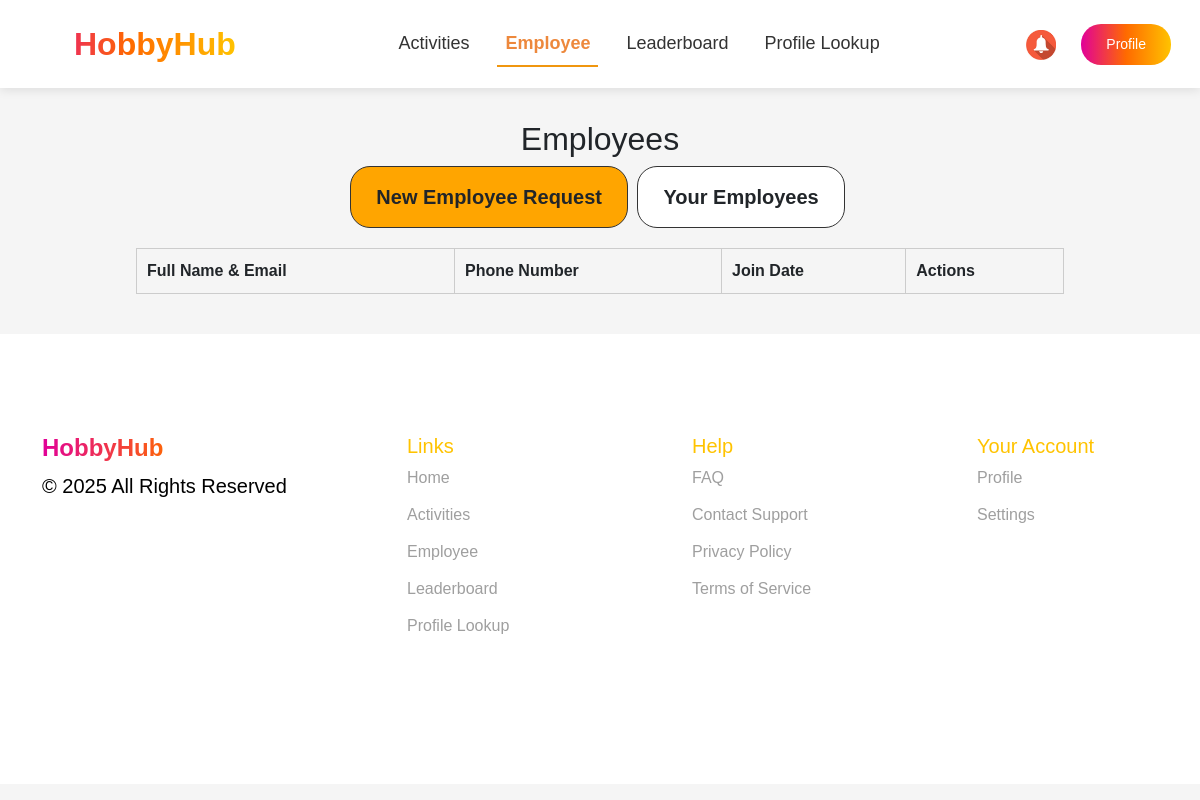
The page /employees/ (signed in) on the database as committed earlier.
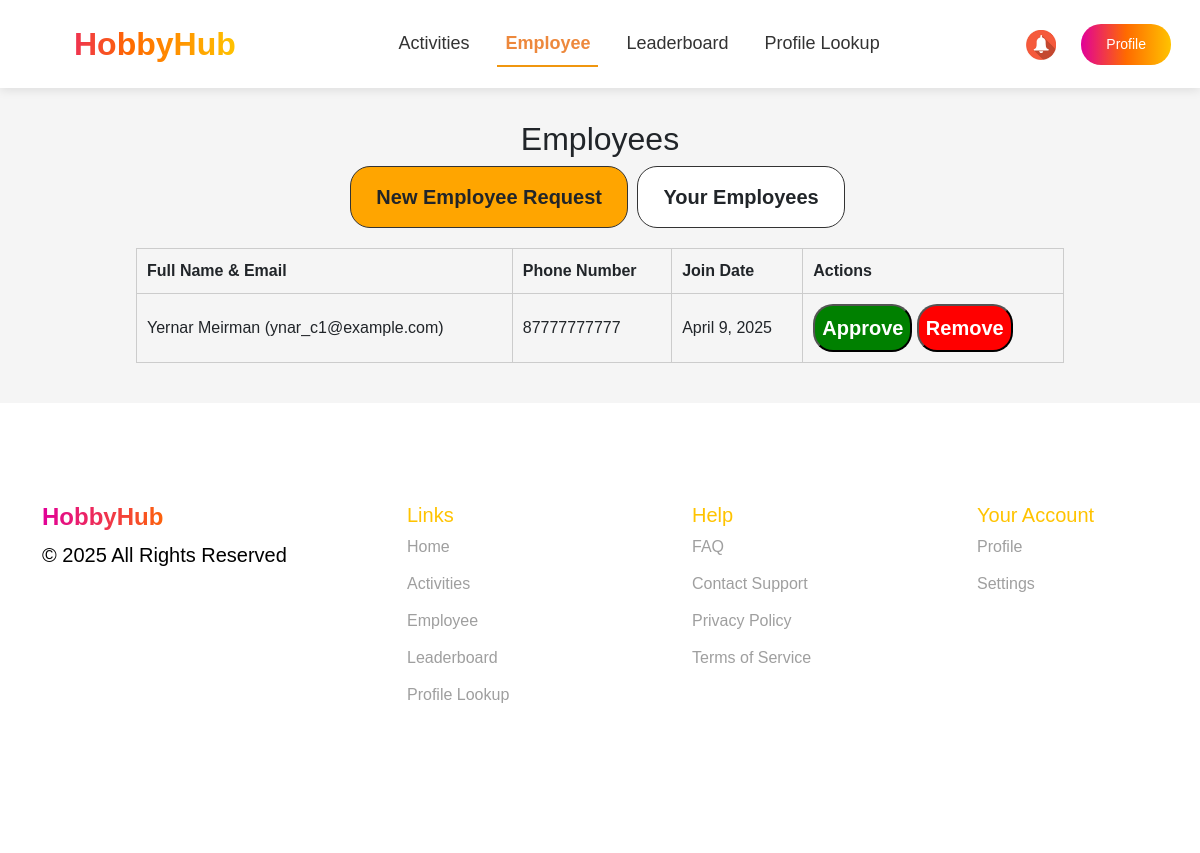
The same page on the database as committed later.
### events/models.py (models this page shows, shortened)
class Employee(models.Model):
    nickname = models.CharField(max_length=100, primary_key=True, verbose_name="Nickname")
    name = models.CharField(max_length=255, verbose_name="Name")
    last_name = models.CharField(max_length=255, verbose_name="Last Name")
    number = models.CharField(max_length=20, verbose_name="Number")
    join_date = models.DateField(verbose_name="Join Date")
    date_of_birth = models.DateField(null=True, blank=True, verbose_name="Date of Birth")
    receive_sms_notifications = models.BooleanField(default=True, verbose_name="Receive SMS Notifications")
    receive_email_notifications = models.BooleanField(default=True, verbose_name="Receive Email Notifications")
    receive_reminders = models.BooleanField(default=True, verbose_name="Receive Reminders")
    social_id = models.CharField(max_length=255, blank=True, null=True)  # ID из социальной сети
    social_provider = models.CharField(max_length=50, blank=True, null=True)  # Провайдер (Google, Facebook и т.д.)
    company = models.ForeignKey(
        Company,
        to_field='company_id',
        on_delete=models.CASCADE,
        verbose_name="Company"
    )
    gender = models.CharField(max_length=10, choices=[('Male', 'Male'), ('Female', 'Female')], verbose_name="Gender")
    mail = models.EmailField(unique=True, verbose_name="Email")
    password = models.CharField(max_length=255, verbose_name="Password")
    is_approved = models.BooleanField(default=False, verbose_name="Approved")
    profile_photo = models.ImageField(upload_to='profile_photos/', null=True, blank=True, verbose_name="Profile Photo")
    hobbies = models.ManyToManyField(Hobby, blank=True, related_name='employees')
    diamonds = models.IntegerField(default=0, verbose_name="Diamonds")

### events/views.py (the view)
# urls.py: path('employees/', employees, name='employees'),
@role_required("organizer")
def employees(request):
    company_id = request.session.get("company_id")
    if not company_id:
        return redirect("sign_in")
    company = Company.objects.get(id=company_id)
    new_requests = Employee.objects.filter(company=company, is_approved=False)
    approved_employees = Employee.objects.filter(company=company, is_approved=True)
    return render(request, "employees.html", {"new_requests": new_requests, "approved_employees": approved_employees})

### events/views.py (called while the page is built)
def role_required(role):
    def decorator(view_func):
        @wraps(view_func)
        def wrapper(request, *args, **kwargs):
            if role == "employee" and not request.session.get("nickname"):
                return redirect(f"/sign_in/?next={request.get_full_path()}")
            if role == "organizer" and not request.session.get("company_id"):
                return redirect(f"/sign_in/?next={request.get_full_path()}")
            return view_func(request, *args, **kwargs)
        return wrapper
    return decorator

### events/templates/employees.html (shortened to what this page needs)
{% extends "organizer_base.html" %}
    {% load static %}
    {% block extra_css %}
    <link rel="stylesheet" href="{% static 'css/organizer-styles.css' %}">
    <link rel="stylesheet" href="{% static 'css/employees.css' %}">
    <link href="https://fonts.cdnfonts.com/css/gilroy-bold" rel="stylesheet">
    <link rel="stylesheet" href="https://cdn.jsdelivr.net/npm/swiper/swiper-bundle.min.css">
{% endblock %}
{% block content %}
    <section>
        <main style="margin-top:50px; padding-top: 70px;" >
            <h2>Employees</h2>
            <div class="buttons">
                <button id="new-requests-btn" class="btn activeh">New Employee Request</button>
                <button id="your-employees-btn" class="btn">Your Employees</button>
            </div>
            <table id="new-requests-table" class="employees-table ">
                <thead>
                    <tr>
                        <th>Full Name & Email</th>
                        <th>Phone Number</th>
                        <th>Join Date</th>
                        <th>Actions</th>
                    </tr>
                </thead>
                <tbody id="new-requests-body">
                    {% for employee in new_requests %}
                    <tr>
                        <td>{{ employee.name }} {{ employee.last_name }} ({{ employee.mail }})</td>
                        <td>{{ employee.number }}</td>
                        <td>{{ employee.join_date }}</td>
                        <td>
                            <button class="approve-btn" data-nickname="{{ employee.nickname }}">Approve</button>
                            <button class="remove-btn" data-nickname="{{ employee.nickname }}">Remove</button>
                        </td>
                    </tr>
                    {% endfor %}
                </tbody>
            </table>
        </main>
    </section>
{% endblock %}

### events/templates/organizer_base.html (shortened to what this page needs)
<!DOCTYPE html>
<html lang="en">
<head>
    {% load static %}
    <link rel="stylesheet" href="https://cdn.jsdelivr.net/npm/bootstrap@5.3.0/dist/css/bootstrap.min.css">
    <link rel="stylesheet" href="https://unpkg.com/leaflet/dist/leaflet.css" />
    <link href="https://fonts.cdnfonts.com/css/gilroy-bold" rel="stylesheet">
    {% block extra_css %}{% endblock %}
</head>
<body>
     <section class="header">
        <nav class="navbar navbar-expand-lg navbar-bold bg-white  px-4 fixed-top">
            <a class="navbar-brand fw-bold gradient-text logo" href="{% url 'organizer_view' %}">HobbyHub</span></a>
            <div class="collapse navbar-collapse justify-content-center" id="navbarNav">
                <ul class="navbar-nav">
                    <li class="nav-item header-text">
                        <a class="nav-link {% if request.path == '/' or request.path == '/activities/' %}active{% endif %}" href="{% url 'activities' %}">Activities</a>
                    </li>
                    <li class="nav-item header-text">
                        <a class="nav-link {% if request.path == '/employees/' %}active{% endif %}" href="{% url 'employees' %}">Employee</a>
                    </li>
                    <li class="nav-item header-text">
                        <a class="nav-link {% if request.path == '/leaderboard_show/' %}active{% endif %}" href="{% url 'leaderboard_show' %}">Leaderboard</a>
                    </li>
                    <li class="nav-item header-text">
                        <a class="nav-link {% if request.path == '/organizer_profile_lookup/' %}active{% endif %}" href="{% url 'organizer_profile_lookup' %}">Profile Lookup</a>
                    </li>
                </ul>
            </div>
            <div class="d-flex">
                <a class="notifications"><img src="{% static 'images/bell.jpg' %}" alt="Notification"></a>
                <button class="btn btn-gradient" ><a href="{% url 'organizer_profile'%}" style="text-decoration: none; color: #fff;">Profile</a></button>
            </div>
        </nav>
    </section>
    {% block content %}{% endblock %}
    <footer class="footer">
        <div class="container">
            <div class="row">
                <div class="col-md-3">
                    <h4 class="fw-bold gradient-text">HobbyHub</h4>
                    <p>© 2025 All Rights Reserved</p>
                </div>
                <div class="col-md-3">
                    <h5>Links</h5>
                    <ul>
                        <li><a href="{% url 'organizer_view' %}">Home</a></li>
                        <li><a href="{% url 'activities' %}">Activities</a></li>
                        <li><a href="{% url 'employees' %}">Employee</a></li>
                        <li><a href="{% url 'leaderboard_show' %}">Leaderboard</a></li>
                        <li><a href="{% url 'organizer_profile_lookup' %}">Profile Lookup</a></li>
                    </ul>
                </div>
                <div class="col-md-3">
                    <h5>Help</h5>
                    <ul>
                        <li><a href="{% url 'org_faq' %}">FAQ</a></li>
                        <li><a href="{% url 'org_contact_support' %}">Contact Support</a></li>
                        <li><a href="#">Privacy Policy</a></li>
                        <li><a href="{% url 'org_terms_of_service' %}">Terms of Service</a></li>
                    </ul>
                </div>
                <div class="col-md-3">
                    <h5>Your Account</h5>
                    <ul>
                        <li><a href="{% url 'organizer_profile'%}">Profile</a></li>
                        <li><a href="{% url 'organizer_settings' %}">Settings</a></li>
                    </ul>
                </div>
            </div>
        </div>
    </footer>
</body>
</html>

### events/static/css/organizer-styles.css (style rules this page uses)
body { font-family: 'Gilroy-Medium', sans-serif; background-color: #F5F5F5; }
body h1, h2, h3, h4,h5,h6, header { font-family: 'Gilroy-Bold', sans-serif; }
p { color: #000000; font-weight: 400; font-size: 20px; }
.header { background-color: gainsboro; }
.gradient-text { background: linear-gradient(90deg, #E10098 0%, #FF6A00 50%, #FFC300 100%); -webkit-background-clip: text; -webkit-text-fill-color: transparent; font-weight: bold; }
.btn-gradient { background: linear-gradient(90deg, #E10098 0%, #FF6A00 50%, #FFC300 100%); color: white; border-radius: 20px; padding: 10px 25px; font-size: 18px; border: none; cursor: pointer; transition: 0.3s; }
.logo { font-size: 2rem; font-weight: bold; padding-left: 50px; }
.footer { height: 450px; background: #FFFFFF; color: black; padding: 100px 0; }
.footer h5 { padding-left: 80px; color: #FFC300; }
.footer ul { list-style: none; display: flex; flex-direction: column; padding-left: 50px; }
.footer ul li { margin-bottom: 13px; }
.footer ul li a { color: #9F9F9F; text-decoration: none; padding-left: 30px; }
.btn { font-size: 14px; margin-right: 5px; }
.notifications img { width:30px; height:30px; margin-right: 25px; margin-top: 6px; }
.navbar { padding: 15px 0; box-shadow: 0 2px 10px rgba(0, 0, 0, 0.1); }
.navbar-nav .nav-link { color: #333; font-weight: 500; margin: 0 10px; padding: 8px 15px; transition: all 0.3s ease; }
.header-text { font-family: 'Gilroy-SemiBold', sans-serif; font-size: 18px; }

### events/static/css/employees.css (style rules this page uses)
body { font-family: 'Gilroy-Medium', sans-serif; background-color: #F5F5F5; }
body h1, h2, h3, h4,h5,h6, header { font-family: 'Gilroy-Bold', sans-serif; }
main { text-align: center; padding: 20px; }
.buttons button { padding: 15px 25px; border: none; border-radius: 20px; font-size: 20px; font-weight: bold; cursor: pointer; background-color: white; border: 1px solid #333; }
.activeh { background-color: #FFA500 !important; }
.employees-table { width: 80%; margin: 20px auto; border-collapse: collapse; }
.employees-table th, .employees-table td { border: 1px solid #ccc; padding: 10px; text-align: left; }
.approve-btn { background-color: green; color: white; border-radius: 20px; font-size: 20px; font-weight: bold; cursor: pointer; padding: 7px; }
.remove-btn { background-color: red; color: white; border-radius: 20px; font-size: 20px; font-weight: bold; cursor: pointer; padding: 7px; }

### events/templates/organizer_base.html (style rules this page uses)
.navbar-nav .nav-link.active { font-weight: bold; color: #ed883c !important; border-bottom: 2px solid #f0960f; }

Rows that differ between the two databases and show on the page:
added Employee: name "Yernar", last_name "Meirman", mail "ynar_c1@example.com", number "87777777777", join_date "April 9, 2025"
